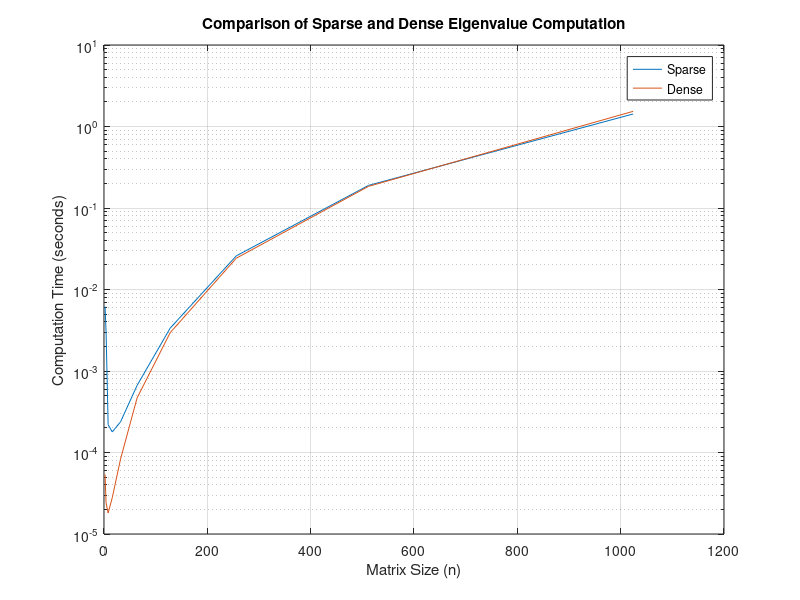

The MATLAB script that drew this image:
clear all;
clc;
%% Parameters
jmax=10;
cost_sparse=zeros(jmax,1);
cost_dense=zeros(jmax,1);

%% Compare cost


for j=1:10
    n=2^j;
    a=sqrt((1:(n-1))'/2)
    A=spdiags(a,-1,n,n);
    A=A+A';
    
    tic
    [V,D]=eigs(A,n);
    cost_sparse(j)=toc;

    tic
    [V,D]=eig(full(A));
    cost_dense(j)=toc;


end

%% Plot results

semilogy(2.^(1:jmax),cost_sparse)
hold on
semilogy(2.^(1:jmax), cost_dense);
xlabel('Matrix Size (n)');
ylabel('Computation Time (seconds)');
legend('Sparse', 'Dense');
title('Comparison of Sparse and Dense Eigenvalue Computation');
grid on;
hold off;
